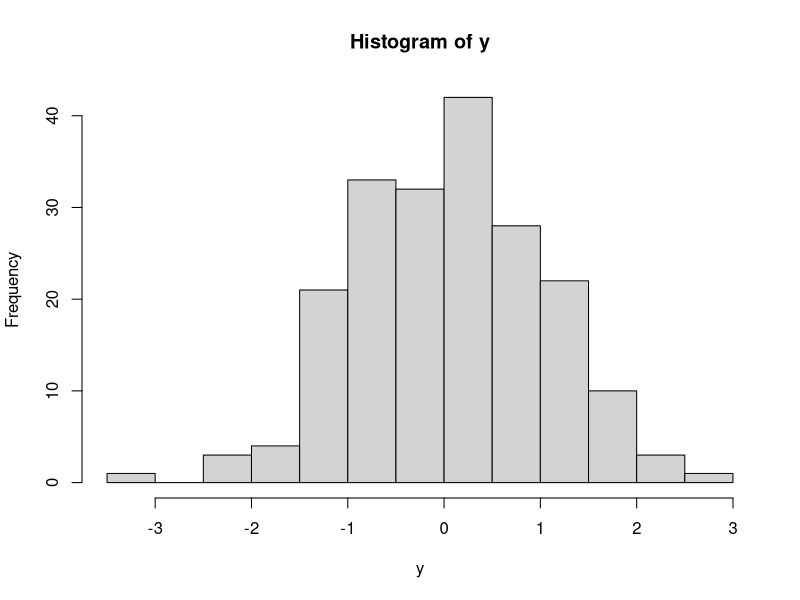
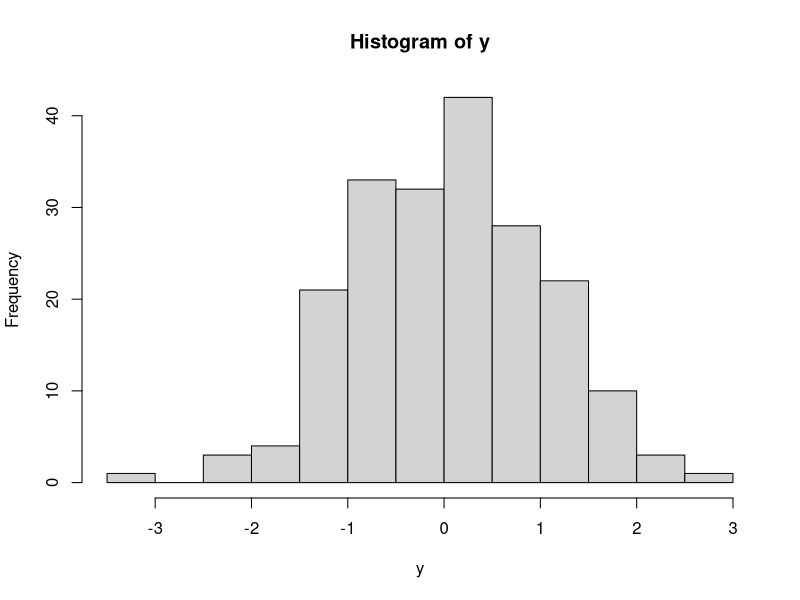

Source code (R) for these figures, in order: (Note: this script raises an error after producing the figures.)
## ---- chunk 1
knitr::opts_chunk$set(echo=TRUE, fig.align='center', cache=TRUE)

## ---- chunk 2
#This is a comment inside a code chunk.
1+1
## ---- chunk 3
x <- 3
## ---- chunk 4
x * 3
## ---- chunk 5
y <- rnorm(200) # generates 200 random numbers
y
hist(y)
## ---- chunk 6
hist(y)

## ---- chunk 7
z*2 #If one question is throwing an error, just put errow=TRUE in the code chunk so you can get partial credit on the homework. 
